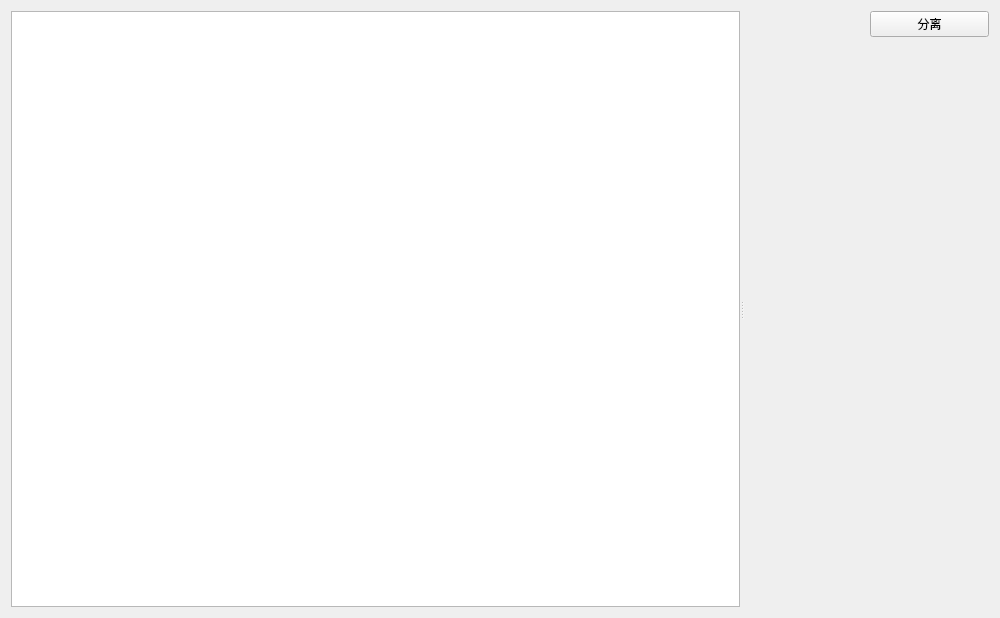
<?xml version="1.0" encoding="UTF-8"?>
<ui version="4.0">
 <class>HelpViewer</class>
 <widget class="QWidget" name="HelpViewer">
  <property name="geometry">
   <rect>
    <x>0</x>
    <y>0</y>
    <width>1000</width>
    <height>618</height>
   </rect>
  </property>
  <property name="windowTitle">
   <string>帮助</string>
  </property>
  <layout class="QGridLayout" name="gridLayout_2">
   <item row="0" column="0">
    <widget class="QSplitter" name="splitter">
     <property name="orientation">
      <enum>Qt::Orientation::Horizontal</enum>
     </property>
     <widget class="TreeView" name="help_index">
      <attribute name="headerVisible">
       <bool>false</bool>
      </attribute>
     </widget>
     <widget class="QWidget" name="gridLayoutWidget">
      <layout class="QGridLayout" name="gridLayout">
       <item row="1" column="0" colspan="2">
        <widget class="QStackedWidget" name="page_stack"/>
       </item>
       <item row="0" column="1">
        <widget class="PushButton" name="detach_button">
         <property name="text">
          <string>分离</string>
         </property>
        </widget>
       </item>
       <item row="0" column="0">
        <widget class="TabBar" name="tabbar" native="true"/>
       </item>
      </layout>
     </widget>
    </widget>
   </item>
  </layout>
 </widget>
 <customwidgets>
  <customwidget>
   <class>TreeView</class>
   <extends>QTreeView</extends>
   <header>qfluentwidgets</header>
  </customwidget>
  <customwidget>
   <class>PushButton</class>
   <extends>QPushButton</extends>
   <header>qfluentwidgets</header>
  </customwidget>
  <customwidget>
   <class>TabBar</class>
   <extends>QWidget</extends>
   <header>qfluentwidgets</header>
   <container>1</container>
  </customwidget>
 </customwidgets>
 <resources/>
 <connections/>
</ui>
